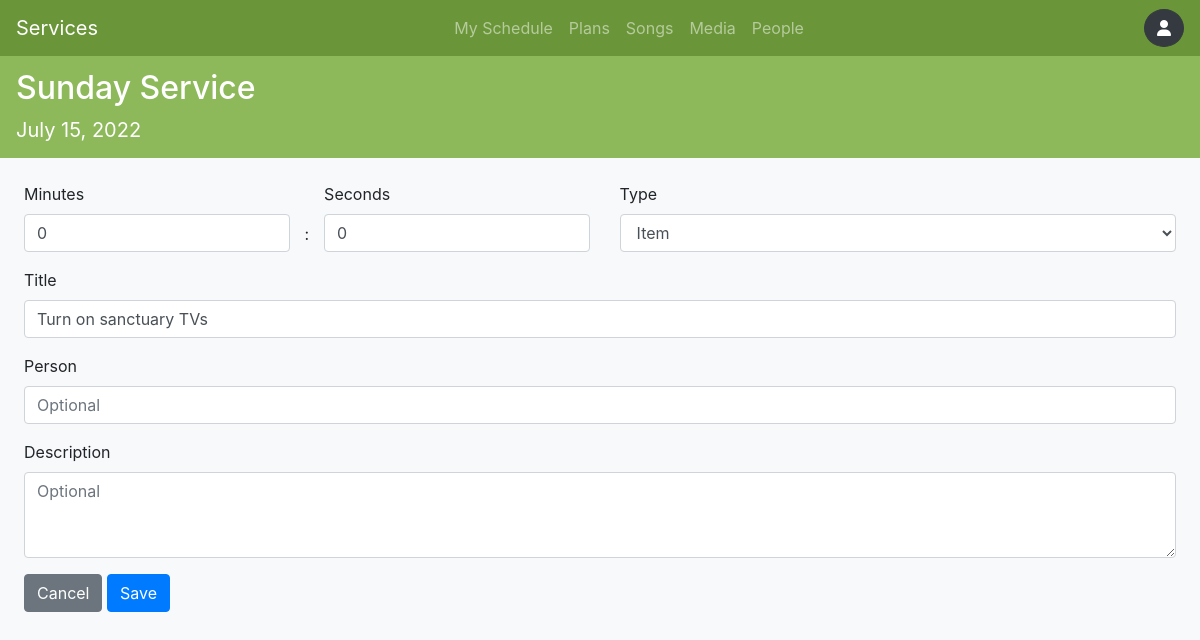
/plans/edit_item/28/ (signed in), run on the app's committed database.
### apps/core/models.py (models this page shows, shortened)
class Event(models.Model):
    service_type = models.ForeignKey(ServiceType, on_delete=models.CASCADE, null=True, blank=True)
    title = models.CharField(max_length=155, blank=True, null=True)
    date = models.DateField(blank=True, null=True)

class OrderItem(models.Model):
    TYPE_OPTIONS = [
        ('a', 'Item'),
        ('b', 'Header'),
    ]
    order = models.ForeignKey(EventOrder, on_delete=models.CASCADE)
    length = models.DurationField(blank=True, null=True)
    title = models.CharField(max_length=120, blank=True, null=True)
    description = models.TextField(max_length=500, null=True, blank=True)
    person = models.CharField(max_length=120, null=True, blank=True)
    item_type = models.CharField(max_length=1,
                            choices=TYPE_OPTIONS,
                            null=True, default='a')

### apps/core/views.py (the view, shortened to what this page needs)
# urls.py: path("plans/edit_item/<int:item_id>/", views.edit_item_view, name='edit_item'),
@login_required(login_url="login")
def edit_item_view(request, item_id):
    context = {}
    item = get_object_or_404(OrderItem, pk=item_id)
    if not item: return redirect('plans')
    context['event'] = Event.objects.get(id=item.order.event.id)
    context['edit'] = True
    context['form'] = OrderItemForm(instance=item)
    return render(request, "core/event.html", context)

### templates/core/event.html (shortened to what this page needs)
{% extends 'base.html' %}
{% block navbar %}
<div class="navbar-brand">
    <h2>{{event.title}}</h2>
    <div>
        {{event.date}}
    </div>
</div>
{% endblock %}
{% block content %}
<div class="row">
  {% if not edit %}
  <div class="col-lg-3 col-md-12 py-sm-3">
    <div>
      <button class="btn w-100 text-left m-0" data-toggle="collapse"
              data-target="#timesCollapse" aria-expanded="false" >
              <i class="far fa-clock"></i>
              Times
      </button>
      <div class="collapse show" id="timesCollapse">
        <div class="card card-body">
            {% for time in event.get_times %}
              {{time}}
            {% endfor %}
          <a href="#" class="btn schedule-btn bg-transparent">Add +</a>
        </div>
      </div>
    </div>
    <div>
        <button class="btn w-100 text-left m-0" data-toggle="collapse"
                data-target="#filesCollapse" aria-expanded="false" >
                <i class="fas fa-paperclip"></i>
                Files
        </button>
        <div class="collapse" id="filesCollapse">
          <div class="card card-body">
            <a href="#" class="btn schedule-btn bg-transparent">Add +</a>
          </div>
        </div>
    </div>
  </div>
  <div class="col">
    <ul class="nav nav-tabs">
      <li class="nav-item"><a class="nav-link active" href="#order" data-toggle="tab">Order</a></li>
      <li class="nav-item"><a class="nav-link" href="#teams" data-toggle="tab">Teams</a></li>
      <li class="nav-item"><a class="nav-link" href="#rehearse" data-toggle="tab">Rehearse</a></li>
    </ul>
    <div class="tab-content">
        <div class="tab-pane active " id="order">
            {% include 'components/order.html' %}
        </div>
        <div class="tab-pane" id="teams">
            {% include 'components/teams.html' %}
        </div>
        <div class="tab-pane" id="rehearse">
          rehearse
        </div>
    </div>
  </div>
  {% else %}
  <div class="col p-4">
    {%  include 'components/OrderItemForm.html' %}
    <a href="{% url 'event' id=event.id %}" type="button" class="btn btn-secondary">Cancel</a>
    <button type="submit" form="orderItemForm" class="btn btn-primary">Save</button>
  </div>
  {% endif %}
</div>
{% endblock %}

### templates/components/OrderItemForm.html (shortened to what this page needs)
<form id="orderItemForm" method="post">
    <div class="row">
        <div class="form-group col-3">
            <label for="minutes" class="control-label">Minutes</label>
            {{form.minutes}}
        </div>
        <span class="input-addon mt-3"><br>:</span>
        <div class="form-group col-3">
            <label for="seconds" class="control-label">Seconds</label>
            {{form.seconds}}
        </div>
        <div class="form-group col">
            <label for="item_type" class="control-label">Type</label>
            {{form.item_type}}
        </div>
    </div>
    <div class="form-group">
        <label for="title" class="control-label">Title</label>
        {{form.title}}
    </div>
    <div class="form-group">
        <label for="person" class="control-label" >Person</label>
        {{form.person}}
    </div>
    <div class="form-group">
        <label for="description" class="control-label" >Description</label>
        {{form.description}}
    </div>
</form>

### static/css/core.css (style rules this page uses)
textarea { height: 100px; }

### data on the page
Event: title "Sunday Service", date "July 15, 2022"
OrderItem: item_type "Item", title "Turn on sanctuary TVs"
